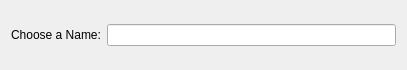
<?xml version="1.0" encoding="UTF-8"?>
<ui version="4.0">
 <class>MTPageAcct_Name</class>
 <widget class="QWizardPage" name="MTPageAcct_Name">
  <property name="geometry">
   <rect>
    <x>0</x>
    <y>0</y>
    <width>407</width>
    <height>70</height>
   </rect>
  </property>
  <property name="windowTitle">
   <string>WizardPage</string>
  </property>
  <layout class="QHBoxLayout" name="horizontalLayout">
   <item>
    <widget class="QLabel" name="label">
     <property name="text">
      <string>Choose a Name:</string>
     </property>
    </widget>
   </item>
   <item>
    <widget class="QLineEdit" name="lineEditName"/>
   </item>
  </layout>
 </widget>
 <resources/>
 <connections/>
</ui>
